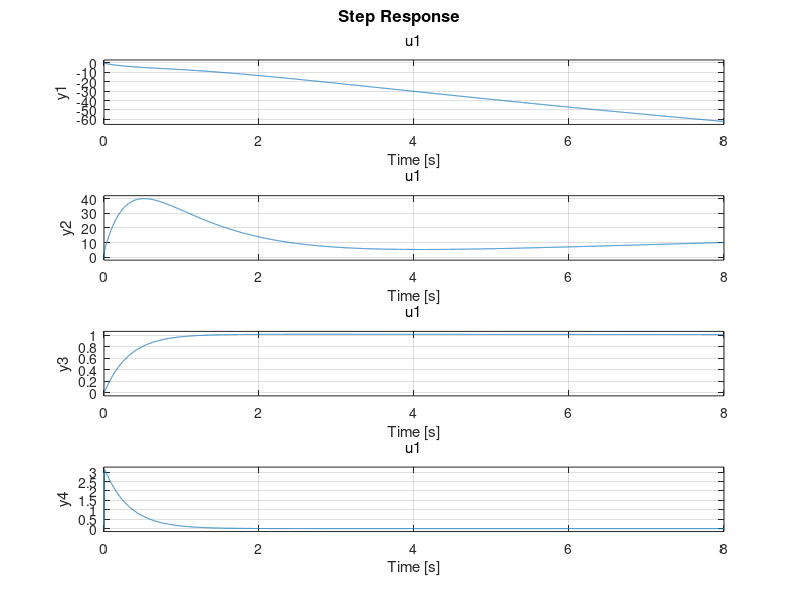

Write the MATLAB code that produced this figure.
% Planta nominal: dx/dt = A*x + B*u
A = [
    -0.0175   0.173   -9.77    -5.63;
    -0.192   -1.09    -0.846   64.6;
     0        0        0        1;
     0.0081  -0.0738   0.0062  -1.9
];

B = [-0.428; 4.91; 0; 4.22];

% Modelo de referencia: dxm/dt = Am*xm + Bm*r
Am = [
    -0.03    0.166     125.6      37.29;
    -0.052  -1.02    -1554.7    -427.82;
     0       0           0         1;
     0.128  -0.0142  -1335.49   -425.12
];

Bm = [-138.1; 1584.2; 0; 1361.6];

eig(A)
eig(Am)

Cm = eye(4,4);
Dm = zeros(4,1);
RefMod=ss(Am,Bm,Cm,Dm)

Q = eye(4);
P = lyap(Am',Q);

step(RefMod)
Kideal = pinv(B)*(Am-A);    
krideal = pinv(B)*Bm;
